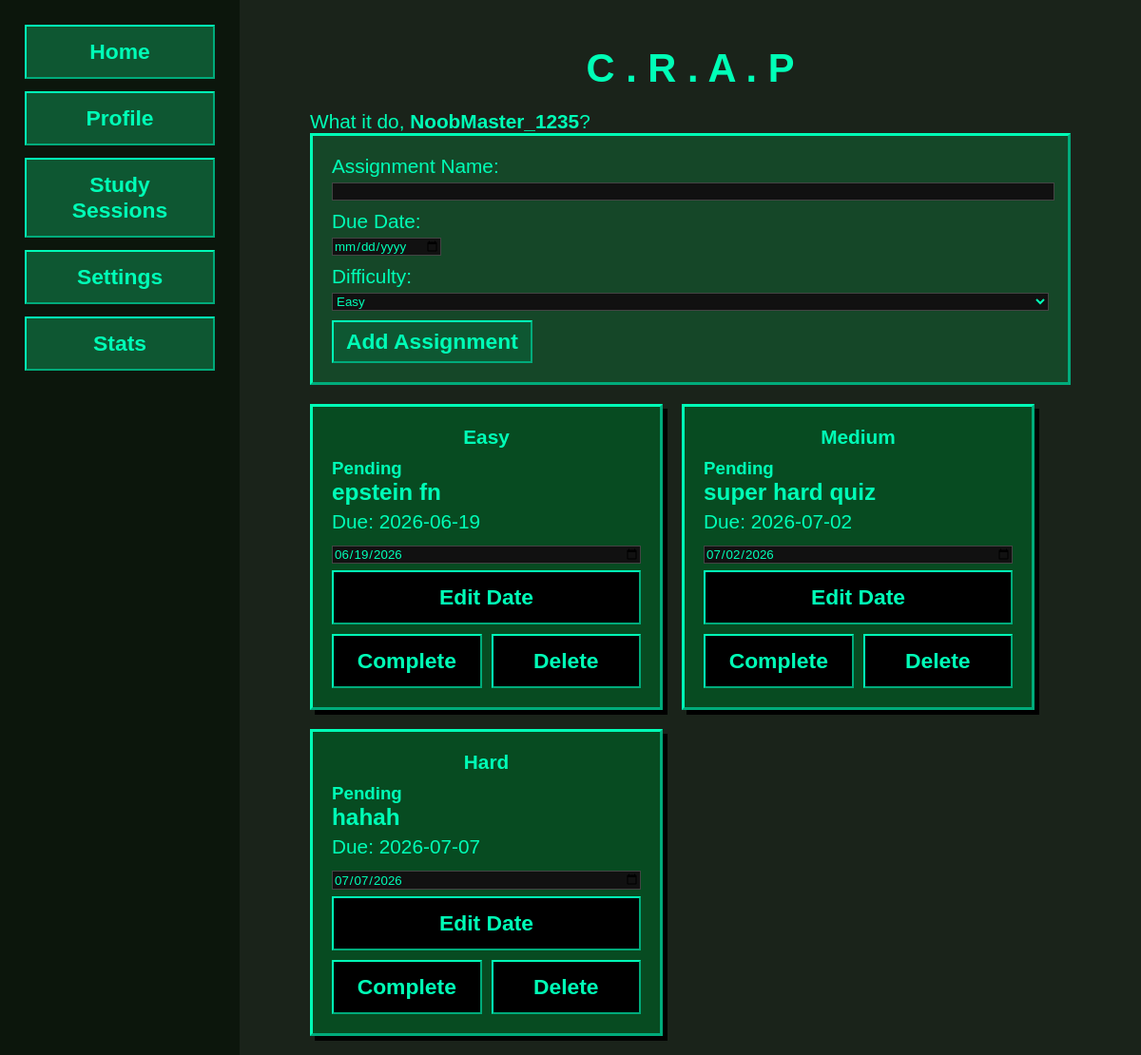
The app's page /dashboard (signed in) with its own data.
### tables this page shows
CREATE TABLE users (
                id INTEGER PRIMARY KEY AUTOINCREMENT,
                username TEXT UNIQUE NOT NULL,
                tag TEXT UNIQUE NOT NULL,
                pfp_url TEXT NOT NULL,
                dark_mode INTEGER NOT NULL DEFAULT 0
            );

CREATE TABLE assignments (
                id INTEGER PRIMARY KEY AUTOINCREMENT,
                user_id INTEGER NOT NULL,
                task TEXT NOT NULL,
                due TEXT NOT NULL,
                difficulty TEXT NOT NULL,
                completed INTEGER NOT NULL DEFAULT 0, archived INTEGER NOT NULL DEFAULT 0,
                FOREIGN KEY(user_id) REFERENCES users(id)
            );

### app.py (the view)
@app.route('/dashboard')
def dashboard():
    user = get_current_user()
    if not user:
        return redirect(url_for('login'))
    assignments = get_assignments_for_user(user['id'])
    return render_template('dashboard.html', user=user, assignments=assignments)

### app.py (called while the page is built)
def get_db():
    conn = sqlite3.connect(app.config['DATABASE'])
    conn.row_factory = sqlite3.Row
    return conn

@app.before_request
def setup_database():
    init_db()

def get_user_by_id(user_id):
    if not user_id:
        return None
    row = get_db().execute('SELECT * FROM users WHERE id = ?', (user_id,)).fetchone()
    return dict(row) if row else None

def get_current_user():
    return get_user_by_id(session.get('user_id'))

def get_assignments_for_user(user_id):
    rows = get_db().execute(
        'SELECT * FROM assignments WHERE user_id = ? AND archived = 0 ORDER BY due', (user_id,)
    ).fetchall()
    return [dict(row) for row in rows]

### templates/dashboard.html (shortened to what this page needs)
<!DOCTYPE html>
<html lang="en">
<head>
    <link rel="stylesheet" href="{{ url_for('static', filename='style.css') }}">
</head>
<body>
    <nav>
        <ul>
            <li><button><a href="{{ url_for('home') }}">Home</a></button></li>
            <li><button><a href="{{ url_for('profile') }}">Profile</a></button></li>
            <li><button><a href="{{ url_for('clock') }}">Study Sessions</a></button></li>
            <li><button><a href="{{ url_for('settings') }}">Settings</a></button></li>
            <li><button><a href="{{ url_for('stats') }}">Stats</a></button></li>
        </ul>
    </nav>
<main>
    <div style="max-width: 800px; margin: 0 auto; padding: 20px;">
        <h1 style="text-align: center; margin-bottom: 20px;">C . R . A . P</h1>
        <p>What it do, <strong>{{ user.username }}</strong>?</p>
        <form action="{{ url_for('add_assignment') }}" method="POST" style="background: #154728; color: #00ffb7; border: 3px outset #00ffb7; padding: 20px; margin-bottom: 20px;">
            <label>Assignment Name:</label><br>
            <input type="text" name="task" required style="width: 100%; margin-bottom: 10px; font-family: 'radiohead', sans-serif; background: #111; color: #00ffb7; border: 1px solid #444;"><br>
            <label>Due Date:</label><br>
            <input type="date" name="due" required style="margin-bottom: 10px; font-family: 'radiohead', sans-serif; background: #111; color: #00ffb7; border: 1px solid #444;"><br>
            <label>Difficulty:</label><br>
            <select name="difficulty" style="margin-bottom: 10px; width: 100%; font-family: 'radiohead', sans-serif; background: #111; color: #00ffb7; border: 1px solid #444;">
                <option value="Easy">Easy</option>
            </select><br>
            <button type="submit">Add Assignment</button>
        </form>
        <div style="display: flex; flex-wrap: wrap; gap: 20px;">
            {% for item in assignments %}
            <div class="task-card{% if item.completed %} completed{% endif %}">
                <div class="task-card-badge">
                    <span class="difficulty-{{ item.difficulty.lower() }}">
                        {{ item.difficulty }}
                    </span>
                </div>
                <p class="task-status">{{ 'Completed' if item.completed else 'Pending' }}</p>
                <h3>{{ item.task }}</h3>
                <p class="due-text">Due: <span class="due-date">{{ item.due }}</span></p>
                <form action="{{ url_for('edit_assignment', assignment_id=item.id) }}" method="POST" class="task-card-edit">
                    <input type="date" name="due" value="{{ item.due }}" required; style=" font-family: 'radiohead', sans-serif; background: #111; color: #00ffb7; border: 1px solid #444;">
                    <button type="submit" class="task-button task-edit-button">Edit Date</button>
                </form>
                <div class="task-card-actions">
                    {% if not item.completed %}
                    <form action="{{ url_for('complete_assignment', assignment_id=item.id) }}" method="POST">
                        <button type="submit" class="task-button task-complete-button">Complete</button>
                    </form>
                    {% else %}
                    <form action="{{ url_for('archive_assignment', assignment_id=item.id) }}" method="POST">
                        <button type="submit" class="task-button task-archive-button">Archive</button>
                    </form>
                    {% endif %}
                    <form action="{{ url_for('delete_assignment', assignment_id=item.id) }}" method="POST">
                        <button type="submit" class="task-button task-delete-button">Delete</button>
                    </form>
                </div>
            </div>
            {% endfor %}
        </div>
    </div>
</main>
</body>
</html>

### static/style.css (style rules this page uses)
html::before { content: ""; position: fixed; inset: 0; pointer-events: none; z-index: 9999; background: url("/static/screenfilter.jpg") center/cover repeat; opacity: 0.65; mix-blend-mode: overlay; }
a:link { color: #00ffb7; text-decoration: none; font-family: 'radiohead', sans-serif; }
:root { --bg: #1a231a; --panel: #154728; --accent: #00ffb7; --text: #00ffb7; --muted: #b8c3b4; --btn-bg: #0e5732; --danger-bg: #ff0000; --pfp-bg: #33774a; --card-bg: #2c3c30; --task-input-bg: #000000; --task-input-border: #00ffb7; --nav-bg: #0c160c; }
html { font-size: 1.3rem; }
body { color: var(--text); display: flex; min-height: 100vh; margin: 0; }
h1 { font-family:"Radiohead", sans-serif; color: #00ffb7; }
h2,h3,h4,h5,h6,p,label { font-family:"Radiohead", sans-serif; }
main { flex: 1; background-color: var(--bg); display: flex; flex-direction: column; justify-content: center; align-items: center; }
.leaderboard-list,p { list-style: none; padding: 0; margin: 0; }
button { background: var(--btn-bg); border: 2px outset var(--accent); color: var(--text); font-family: 'radiohead', sans-serif; cursor: pointer; padding: 7px 13px; font-weight: bold; font-size: 1.1rem; }
nav { width: 200px; background: var(--nav-bg); padding: 26px; display: flex; flex-direction: column; }
nav ul { list-style-type: none; padding: 0; margin: 0; display: flex; flex-direction: column; gap: 13px; }
nav li { display: flex; }
nav button { width: 100%; padding: 13px; }
.task-card { background: #074b21; border: 3px outset #00ffb7; padding: 20px; width: 325px; box-shadow: 5px 5px 0px #000; }
.task-card-badge { text-align: center; font-family: 'radiohead', sans-serif; margin-bottom: 10px; }
.task-card-badge span { padding: 2px 5px; font-family: 'radiohead', sans-serif; font-weight: bold; }
.task-card h3 { font-family: 'radiohead', sans-serif; margin: 0 0 5px 0; }
.task-card p { margin: 0; font-family: 'radiohead', sans-serif; }
.task-card-edit { margin-top: 13px; display: flex; gap: 7px; flex-wrap: wrap; }
.task-card-edit input[type="date"] { flex: 1 1 auto; min-width: 145px; }
.task-card-actions { display: flex; gap: 13px; margin-top: 13px; }
.task-card-actions form { flex: 1; }
.task-card-actions button, .task-card-edit button { width: 100%; padding: 13px 10px; font-weight: bold; }
.task-button { display: inline-block; background: #000000; border: 2px outset #00ffb7; color: #00ffb7; font-family: 'radiohead', sans-serif; cursor: pointer; }
.task-card-actions { display: flex; gap: 10px; margin-top: 10px; }
.task-card-actions button, .task-card-edit button { width: 100%; }
.task-status { margin: 0 0 10px 0; font-size: 0.9rem; font-weight: bold; }

### records on screen
users: username "NoobMaster_1235"
assignments: difficulty "Easy", completed "Pending", task "epstein fn", due "2026-06-19", due "06/19/2026"
assignments: difficulty "Medium", completed "Pending", task "super hard quiz", due "2026-07-02", due "07/02/2026"
assignments: difficulty "Hard", completed "Pending", task "hahah", due "2026-07-07", due "07/07/2026"
